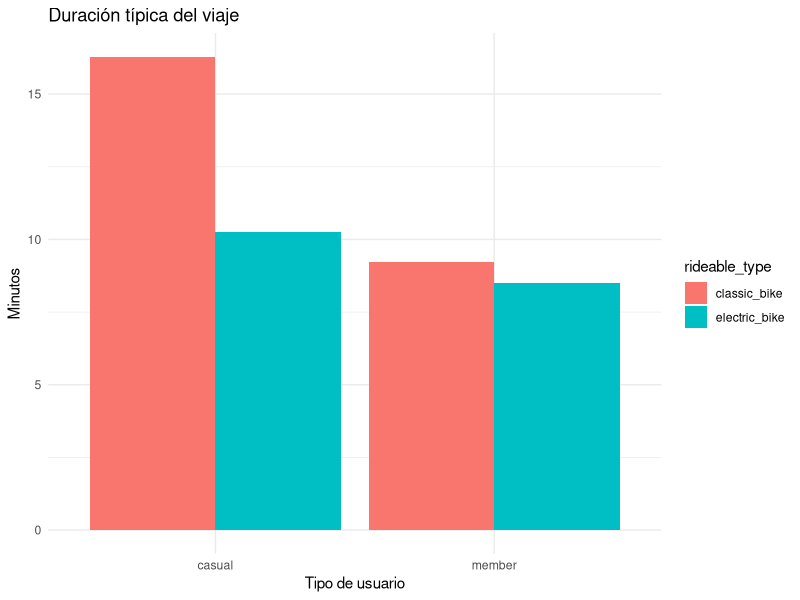
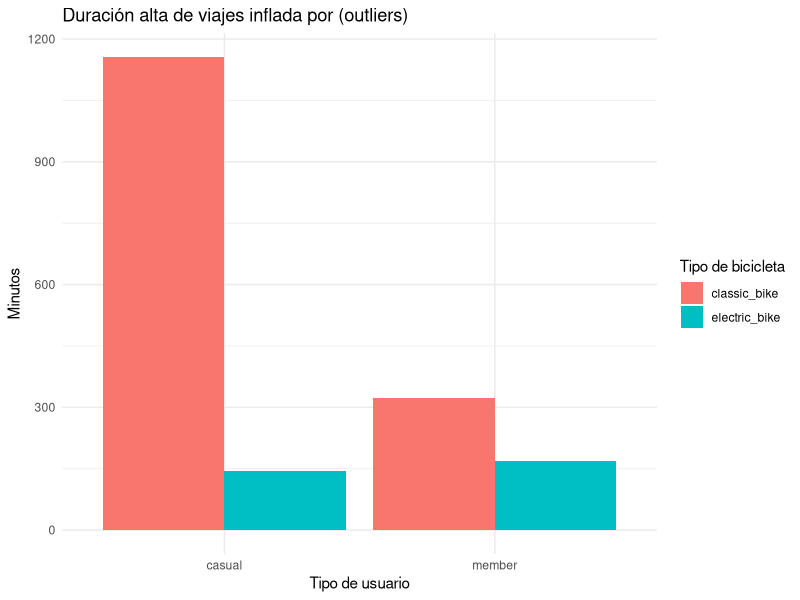
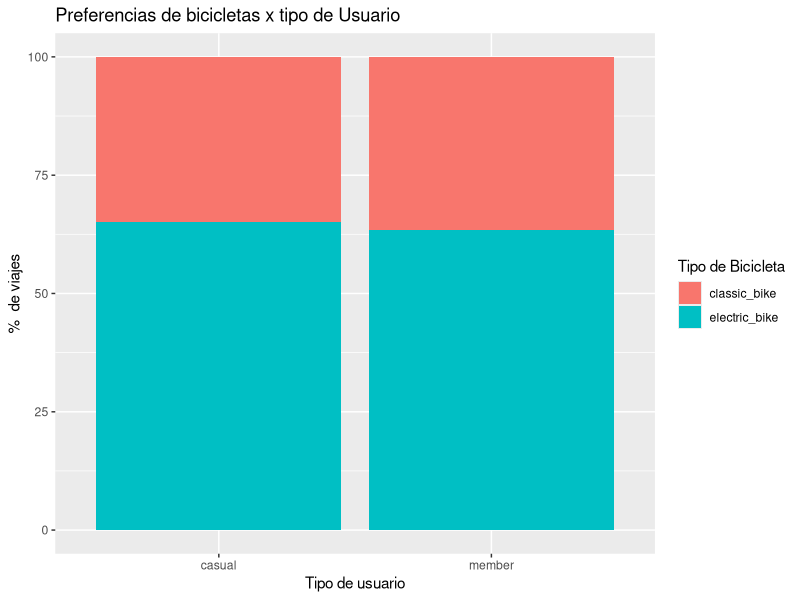
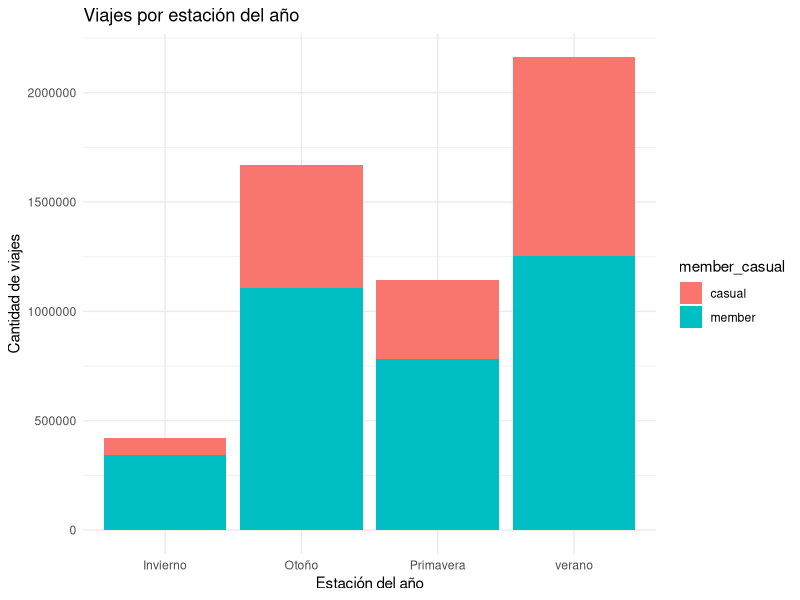
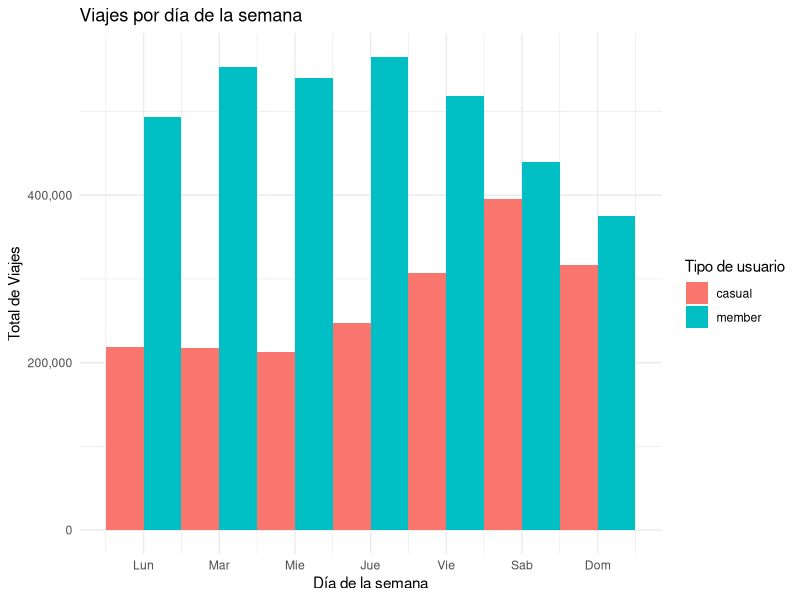
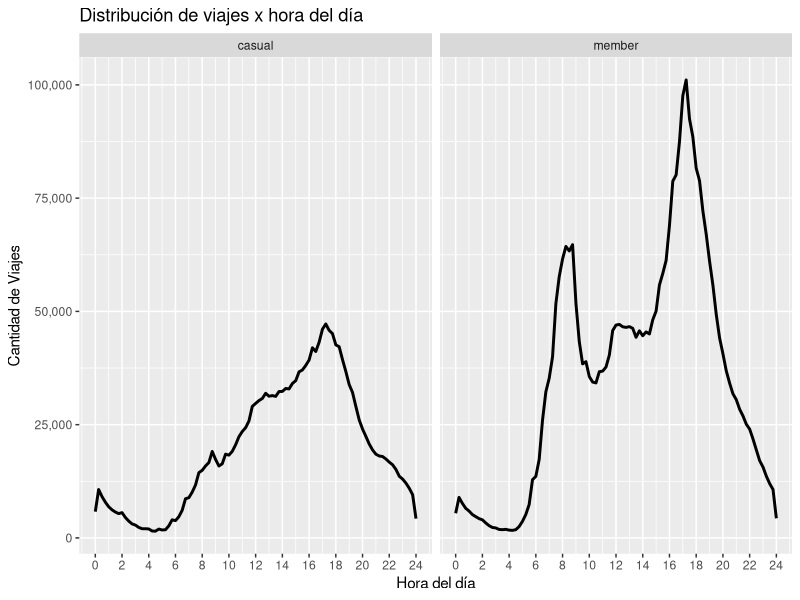
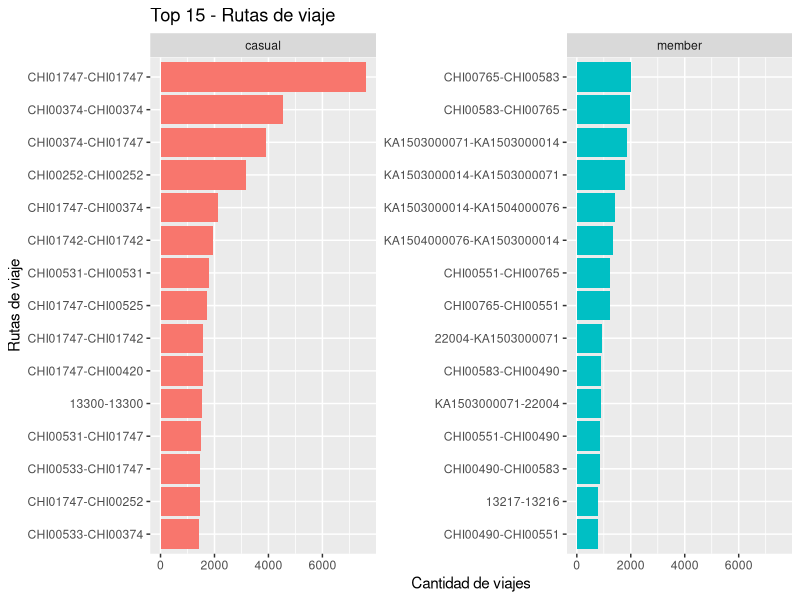
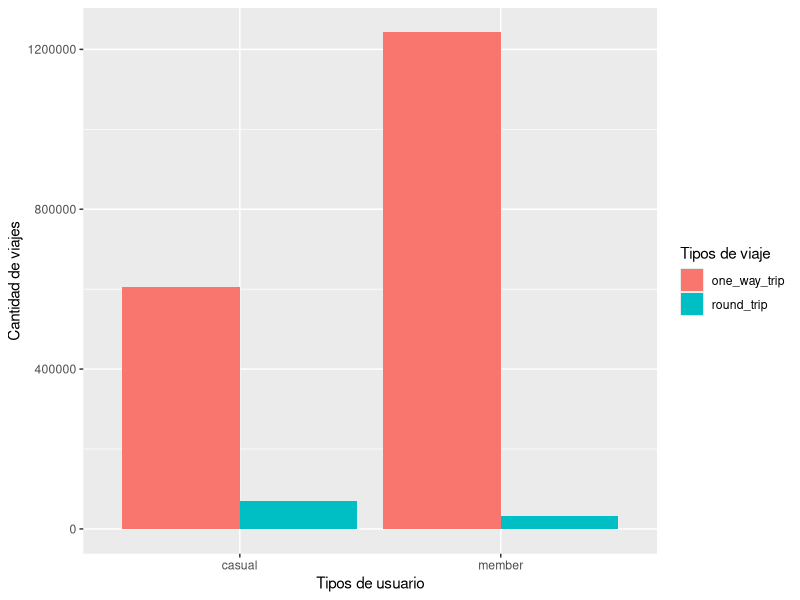

Write R code to recreate these figures, in order.
## ---- chunk 1
#| label: config
#| echo: false
#| message: false
#| warning: false

# Cargamos las librerías que vamos a utilizar

library(tidyverse) # Librería para análisis, visualización, transformación.
library(patchwork) # Librería con funcionalidad para disposición de gráficos.
library(scales) # Librería para configuraciones visuales de ggplot2
library(knitr) # Librería Para informes dinámicos 
library(kableExtra) # Librería Estilizar y mejorar apariencia de las tablas
library(here) # Estructura de carpetas desde el directorio raíz del proyecto

# Carga de resúmenes processed cyclistic

meta <- read_csv(
  here("data", "processed", "cyclistic", "metadata.csv"),
  show_col_types = FALSE
)

rows_loaded <- meta$rows_loaded[1]
rows_deleted <- meta$rows_deleted[1]
pct_deleted <- rows_deleted / rows_loaded * 100
rows_clean <- meta$rows_clean[1]
rows_routes_del <- meta$rows_deleted_r[1]
rows_routes_clean <- meta$rows_clean_r[1]

summary_duration <- read_csv(
  here("data", "processed", "cyclistic", "summary_duration.csv"),
  show_col_types = FALSE
)
summary_hour_trips <- read_csv(
  here("data", "processed", "cyclistic", "summary_hour_trips.csv"),
  show_col_types = FALSE
)
summary_user_bike <- read_csv(
  here("data", "processed", "cyclistic", "summary_user_bike.csv"),
  show_col_types = FALSE
)
summary_user <- read_csv(
  here("data", "processed", "cyclistic", "summary_user.csv"),
  show_col_types = FALSE
)
summary_week_day <- read_csv(
  here("data", "processed", "cyclistic", "summary_week_day.csv"),
  show_col_types = FALSE
)
summary_season <- read_csv(
  here("data", "processed", "cyclistic", "summary_season.csv"),
  show_col_types = FALSE
)
summary_round_trip <- read_csv(
  here("data", "processed", "cyclistic", "summary_round_trip.csv"),
  show_col_types = FALSE
)
summary_top_routes <- read_csv(
  here("data", "processed", "cyclistic", "summary_top_routes.csv"),
  show_col_types = FALSE
)
summary_routes_uni <- read_csv(
  here("data", "processed", "cyclistic", "summary_routes_uni.csv"),
  show_col_types = FALSE
)


knitr::opts_chunk$set(include = TRUE, warning = FALSE, message = FALSE)
## ---- chunk 2
#| label: plot-summary_duration
#| echo: true

summary_duration |> 
  ggplot(aes(member_casual, med_ride_length, fill = rideable_type)) +
  geom_col(position = "Dodge") +
  labs(
    title = "Duración típica del viaje",
    x = "Tipo de usuario",
    y = "Minutos"
  ) +
  theme_minimal()
## ---- chunk 3
#| label: plot-summary_duration-P999
#| echo: true

summary_duration |> 
  ggplot(aes(member_casual, p99_ride_length, fill = rideable_type)) +
  geom_col(position = "Dodge") +
  labs(
    title = "Duración alta de viajes inflada por (outliers)",
    x = "Tipo de usuario",
    y = "Minutos",
    fill = "Tipo de bicicleta"
  ) +
  theme_minimal()
## ---- chunk 4
#| label: plot-summary_user_bike
#| echo: true

summary_user_bike |> 
  ggplot(aes(member_casual, percentage, fill = rideable_type)) + 
  geom_col() +
  labs(
    title = "Preferencias de bicicletas x tipo de Usuario",
    x = "Tipo de usuario",
    y = "%  de viajes",
    fill = "Tipo de Bicicleta"
  )
## ---- chunk 5
#| label: plot-summary_season
#| echo: true

summary_season |> 
  mutate(
    season = case_when(
      month %in% c(12, 1, 2) ~ "Invierno",
      month %in% c(3, 4, 5) ~ "Primavera",
      month %in% c(6, 7, 8) ~ "verano",
      month %in% c(9, 10, 11) ~ "Otoño"
    )  
  ) |> 
  ggplot(aes(season, tot_trips, fill = member_casual)) +
  geom_col() +
  labs(
    title = "Viajes por estación del año",
    x = "Estación del año",
    y = "Cantidad de viajes"
  ) +
  theme_minimal()

## ---- chunk 6
#| label: plot-summary_week_day
#| echo: true

summary_week_day |> 
  ggplot(aes(day_of_week, tot_trips, fill = member_casual)) +
  geom_col(position = "dodge", width = 1) +
  labs(
    title = "Viajes por día de la semana",
    x = "Día de la semana",
    y = "Total de Viajes",
    fill = "Tipo de usuario"
  ) +
  scale_x_continuous(
    breaks = 1:7,
    labels = c("Lun", "Mar", "Mie", "Jue", "Vie", "Sab", "Dom")
  ) +
  scale_y_continuous(labels = label_comma()) +
  theme_minimal()
## ---- chunk 7
#| label: plot-summary_hour
#| echo: true

summary_hour_trips |> 
  ggplot(aes(hour15min, tot_trips)) +
  geom_line(linewidth = 1) +
  facet_wrap(~member_casual) +
  scale_y_continuous(labels = label_comma()) +
  scale_x_continuous(breaks = seq(0, 24, 2)) +
  labs(
    title = "Distribución de viajes x hora del día",
    x = "Hora del día",
    y = "Cantidad de Viajes"
  )
## ---- chunk 8
#| label: plot-summary_routes
#| echo: true
summary_top_routes |> 
  ggplot(aes(tot_trips, reorder(route, tot_trips), fill = member_casual),) +
  geom_col(position = "dodge", show.legend = FALSE) +
  labs(
    title = "Top 15 - Rutas de viaje",
    y = "Rutas de viaje",
    x = "Cantidad de viajes",
  ) +
  facet_wrap(~ member_casual, scales = "free_y" ) +
  theme(legend.position = "top")
## ---- chunk 9
#| label: plot-summary_routes_round
#| echo: true

summary_round_trip |> 
  ggplot(aes(member_casual, tot_trips, fill = round_trip)) +
  geom_col(position = "dodge") +
  labs(
    x = "Tipos de usuario",
    y = "Cantidad de viajes",
    fill = "Tipos de viaje"
  )
## ---- chunk 10
#| label: table-summary
#| echo: false

tabla <- tibble(
  Elemento = c(
    "Fuente de datos",
    "Total de viajes cargados",
    "Periodo analizado",
    "Total de viajes analizados",
    "Tipos de usuario",
    "Tipos de bicicleta",
    "Variables temporales",
    "Variable de ruta",
    "Métrica principal",
    "Limpieza aplicada",
    "Total de viajes para análisis de ruta",
    "Limpieza aplicada para análisis de ruta"
  ),
  Descripción = c(
    "Cyclistic Bike-Share",
    format(rows_loaded, big.mark = ","),
    "Enero–Diciembre 2025",
    format(rows_clean, big.mark = ","),
    "Miembros y Casuales",
    "Clásica y Eléctrica",
    "Mes, día de la semana y hora(15min) ",
    "Clave compuesta Ori-Dest",
    "Duración del viaje (minutos)",
    paste("Eliminación de",
          format(rows_deleted, big.mark = ","),
          "registros con NA críticos y viajes < 1 minuto",
          sep = " "),
    format(rows_routes_clean, big.mark = ","),
    paste("Eliminacion de",
          format(rows_routes_del, big.mark = ","),
          "registros con valores ausentes Orig-Dest")
  )
)
kable(tabla, caption = "Resumen de Conjunto de datos Cyclistic") |> 
  kable_styling(
    full_width = FALSE,
     bootstrap_options = c("striped", "bordered")
  ) |> 
row_spec(0, bold = TRUE, background = "#00BFA5", color = "white")

## ---- chunk 11
#| label: plot-summary_user_bike_fin
#| echo: false

summary_user_bike |> 
  ggplot(aes(member_casual, tot_trips,)) + 
  geom_col(aes(fill = member_casual) ) +
  labs(
    title = "Total de viajes por tipo de usuario",
    x = "Tipo de usuario",
    y = "Cantidad viajes",
  ) +
    scale_fill_manual(
    values = c("member" = "#009E73",
               "casual" = "#CC79A7"
    ),
    name = "Tipo de usuario"
  ) +
  scale_y_continuous(labels = label_comma())
## ---- chunk 12
#| label: plot-summary_user_type_bike_fin
#| echo: false

pct_casual <- summary_user_bike |> 
  filter(member_casual == "casual", rideable_type == "electric_bike") |> 
  select(percentage)

pct_member <- summary_user_bike |> 
  filter(member_casual == "member", rideable_type == "electric_bike") |> 
  select(percentage)

summary_user_bike |> 
  ggplot(aes(member_casual, percentage, fill = rideable_type)) + 
  geom_col() +
  labs(
    title = "Proporción de viajes\npor tipo de bicicleta",
    x = "Tipo de usuario",
    y = "%  de viajes\nrealizados",
  ) + 
  scale_y_continuous(breaks = seq(0, 100, 10)) +
  scale_fill_manual(
    values = c("electric_bike" = "#009E73",
               "classic_bike" = "#CC79A7"
    ),
    name = "Tipo de bicicleta"
  ) +
  annotate(geom = "text", x = 1, y = as.double(pct_casual) / 2, label = paste0(round(pct_casual), "%"), fontface = "bold", size = 12, color = "#F0E442") + 
  annotate(geom = "text", x = 2, y = as.double(pct_member) / 2, label = paste0(round(pct_member), "%"), fontface = "bold", size = 12, color = "#F0E442" ) +
  theme_minimal()

## ---- chunk 13
#| label: plot-summary_duration_fin
#| echo: false

summary_duration |> 
  ggplot(aes(member_casual, med_ride_length, fill = rideable_type)) +
  geom_col(position = "Dodge") +
  labs(
    title = "Duración típica del viaje",
    x = "Tipo de usuario",
    y = "Minutos"
  ) +
  scale_fill_manual(
    values = c("electric_bike" = "#009E73",
               "classic_bike" = "#CC79A7"
    ),
    name = "Tipo de bicicleta"
  ) +
  theme_minimal()
## ---- chunk 14
#| label: plot-summary_week_day_fin
#| echo: false

summary_week_day |> 
  ggplot(aes(day_of_week, tot_trips, fill = member_casual)) +
  geom_col(position = "dodge", width = 1) +
  labs(
    title = "Viajes por día de la semana",
    x = "Día de la semana",
    y = "Total de Viajes",
  ) +
  scale_x_continuous(
    breaks = 1:7,
    labels = c("Lun", "Mar", "Mie", "Jue", "Vie", "Sab", "Dom")
  ) +
  scale_y_continuous(
    labels = label_comma()
  ) +
  scale_fill_manual(
    values = c("member" = "#009E73",
               "casual" = "#CC79A7"
    ),
    name = "Tipo de usuario"
) +
  theme_minimal()
## ---- chunk 15
#| label: plot-summary_hour_fin
#| echo: false

summary_hour_trips |> 
  ggplot(aes(hour15min, tot_trips)) +
  geom_line(aes(color = member_casual),linewidth = 1, show.legend = FALSE) +
  facet_wrap(~member_casual) +
  scale_y_continuous(labels = label_comma()) +
  scale_x_continuous(breaks = seq(0, 24, 2)) +
  labs(
    title = "Viajes por hora del día",
    x = "Hora del día",
    y = "Cantidad de Viajes"
  ) +
  scale_color_manual(
    values = c("member" = "#009E73",
               "casual" = "#CC79A7"
    ),
    name = "Tipo de usuario"
  ) +
  theme_minimal()
